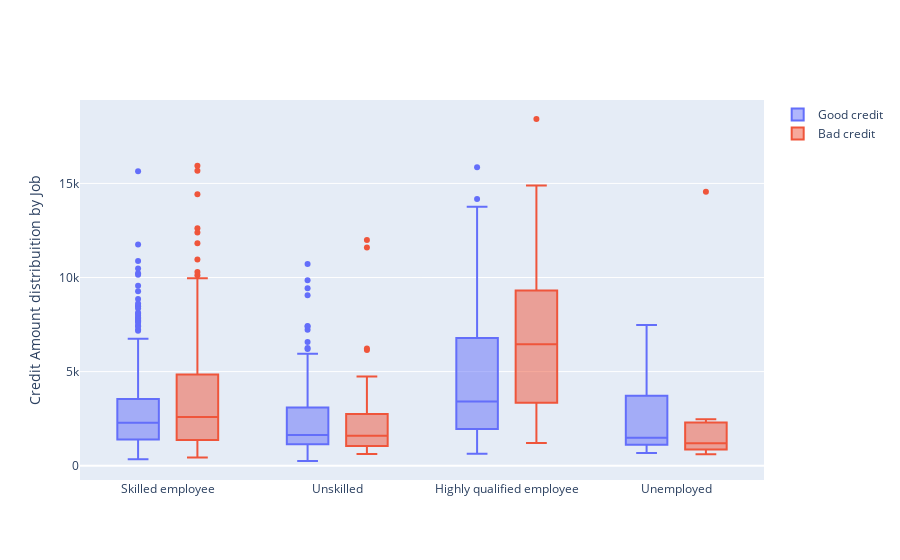
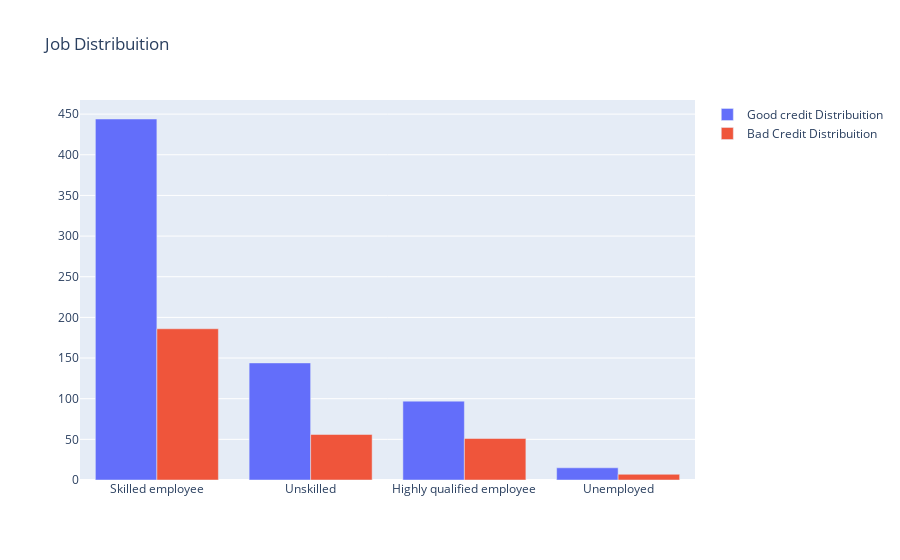

Notebook source saved alongside these figures, in order:
### Markdown cell above
#### Credit_Amount - Job **--> Comparison**

### Code cell
fig, ax = plt.subplots(figsize=(12,12), nrows=2)

g1 = sns.boxplot(x="Job", y="Credit_amount", data=df_credit, 
            palette="hls", ax=ax[0], hue="good_bad")
g1.set_title("Credit Amount by Job", fontsize=15)
g1.set_xlabel("Job Reference", fontsize=12)
g1.set_ylabel("Credit Amount", fontsize=12)

g2 = sns.violinplot(x="Job", y="Age", data=df_credit, ax=ax[1],  
               hue="good_bad", split=True, palette="hls")
g2.set_title("Job Type reference x Age", fontsize=15)
g2.set_xlabel("Job Reference", fontsize=12)
g2.set_ylabel("Age", fontsize=12)

plt.subplots_adjust(hspace = 0.4,top = 0.9)

plt.show()

###############################################################################################################################################
#Credit Amount by Job (da tenere solo per la relazione perchè è molto chiara)
#Job type reference x Age (da togliere)

trace0 = go.Box(
    x = df_credit[df_credit["good_bad"]== 'Good']["Job"],
    y = df_credit[df_credit["good_bad"]== 'Good']["Credit_amount"],
    name='Good credit'
)

trace1 = go.Box(
    x = df_credit[df_credit["good_bad"]== 'Bad']["Job"],
    y = df_credit[df_credit["good_bad"]== 'Bad']["Credit_amount"],
    name='Bad credit'
)
    
data = [trace0, trace1]

layout = go.Layout(
    yaxis=dict(
        title='Credit Amount distribuition by Job'
    ),
    boxmode='group'
)
fig = go.Figure(data=data, layout=layout)

py.iplot(fig, filename='box-age-cat')

######################################################################################################################################################
# Da utilizzare per fare eventuali considerazioni numeriche, anche se non ne sono troppo sicuro

plt.figure(figsize = (10,6))

g = sns.violinplot(x="Housing",y="Job",data=df_credit,
                   hue="good_bad", palette="hls",split=True)
g.set_xlabel("Housing", fontsize=12)
g.set_ylabel("Job", fontsize=12)
g.set_title("Housing x Job - Dist", fontsize=20)

plt.show()

##################################################################################################################################################


#First plot
trace0 = go.Bar(
    x = df_credit[df_credit["good_bad"]== 'Good']["Job"].value_counts().index.values,
    y = df_credit[df_credit["good_bad"]== 'Good']["Job"].value_counts().values,
    name='Good credit Distribuition'
)

#Second plot
trace1 = go.Bar(
    x = df_credit[df_credit["good_bad"]== 'Bad']["Job"].value_counts().index.values,
    y = df_credit[df_credit["good_bad"]== 'Bad']["Job"].value_counts().values,
    name="Bad Credit Distribuition"
)

data = [trace0, trace1]

layout = go.Layout(
    title='Job Distribuition'
)

fig = go.Figure(data=data, layout=layout)

py.iplot(fig, filename='grouped-bar')

### Figure 1 — Plotly figure (JSON) as saved in the notebook; plotly's stock layout.template omitted (floating-point values rounded to 4 significant figures; data arrays with more than 128 entries replaced by an {"elided": "..."} marker saying what was removed)
{"data": [{"name": "Good credit", "type": "box", "x": {"elided": "700 str values"}, "y": {"elided": "700 int values"}}, {"name": "Bad credit", "type": "box", "x": {"elided": "300 str values"}, "y": {"elided": "300 int values"}}], "layout": {"boxmode": "group", "yaxis": {"title": {"text": "Credit Amount distribuition by Job"}}}}

### Figure 2 — Plotly figure (JSON) as saved in the notebook; plotly's stock layout.template omitted (floating-point values rounded to 4 significant figures)
{"data": [{"name": "Good credit Distribuition", "type": "bar", "x": ["Skilled employee", "Unskilled", "Highly qualified employee", "Unemployed"], "y": [444, 144, 97, 15]}, {"name": "Bad Credit Distribuition", "type": "bar", "x": ["Skilled employee", "Unskilled", "Highly qualified employee", "Unemployed"], "y": [186, 56, 51, 7]}], "layout": {"title": {"text": "Job Distribuition"}}}
